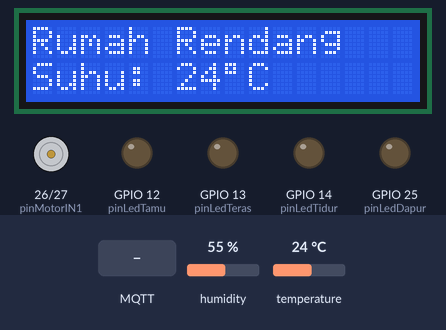
A sketch run on a simulated ESP32. Shown: 16×2 character LCD, motor-driver pin pairs drawn as motors (green arrow = first pin HIGH = forward, orange = second pin HIGH = backward, longer = more drive), output pins drawn as LEDs (lit = HIGH). The test bench sets the inputs (shaded band); at power-on: temperature 24 °C, humidity 55 %. WiFi joins after 1.5 s; servers stay silent unless stated; random numbers use the default seed unless the sketch sets one; no MQTT or app messages arrive unless stated; what the sketch prints to the serial monitor is not drawn.

Above: at 6.8 s.
6.9 s: MQTT message "BUKA" arrives on the second subscribed topic
At 9.1 s:
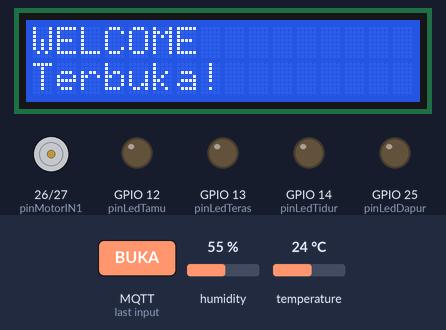
13.4 s: MQTT message "TUTUP" arrives on the second subscribed topic
At 15.4 s:
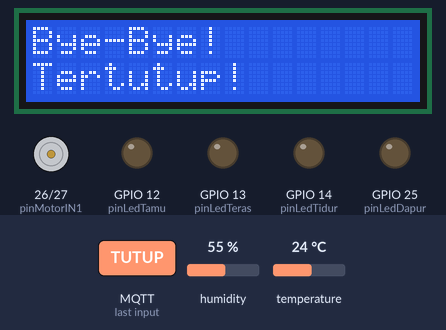
19.9 s: temperature set to 12 °C
At 22.2 s:
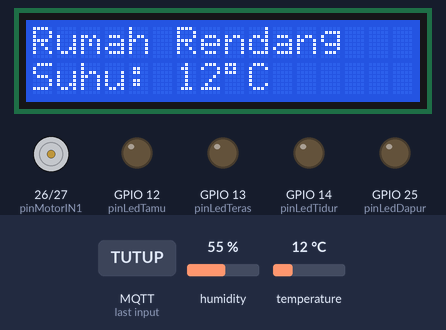
22.9 s: temperature set to 19 °C
At 24.8 s:
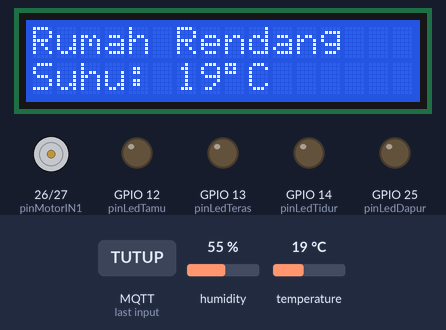
25.9 s: MQTT message "proyekiot/lampu/tamu" arrives on the second subscribed topic
At 26.5 s:
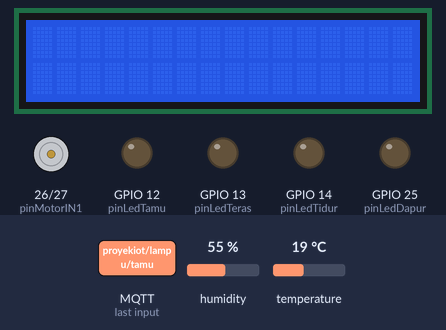
27.4 s: temperature set to 28 °C
At 32.0 s:
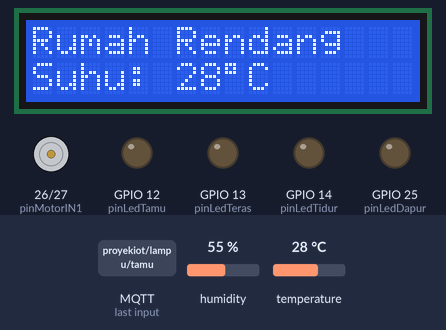
Timing chart, 0 to 33.4 s (numbered marks = the images above; inputs shaded):
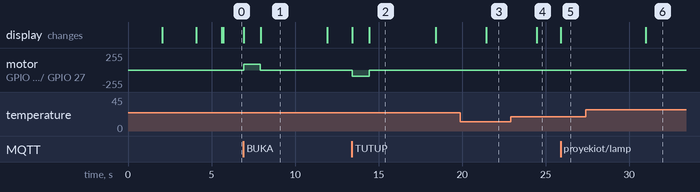

The sketch:

coding_rendang.ino
```cpp
#include <WiFi.h>
#include <PubSubClient.h>
#include <Wire.h>
#include <LiquidCrystal_I2C.h>
#include "DHT.h"
#include "soc/soc.h"
#include "soc/rtc_cntl_reg.h"

// --- KONFIGURASI WIFI & MQTT ---
const char* ssid = "Rendang";
const char* password = "Sawit227"; // Pastikan Password Benar
const char* mqtt_server = "broker.emqx.io";
const int mqtt_port = 1883;

// --- PIN DEFINITION ---
const int pinLedTeras = 13;
const int pinLedTamu = 12;
const int pinLedTidur = 14;
const int pinLedDapur = 25;

const int pinMotorIN1 = 26;
const int pinMotorIN2 = 27;

#define PIN_DHT 4
#define DHTTYPE DHT22

// --- SETTING KECEPATAN MOTOR ---
// REKOMENDASI: Jangan di bawah 90.
// Kalau 70 terlalu lemah, motor akan "Ngeden" (Stall) dan bikin ESP32 restart.
int motorSpeed = 90;

// OBJEK
WiFiClient espClient;
PubSubClient client(espClient);
LiquidCrystal_I2C lcd(0x27, 16, 2);
DHT dht(PIN_DHT, DHTTYPE);

// VARIABEL LOGIKA
unsigned long lastTempUpdate = 0;
unsigned long lastReconnectAttempt = 0;
unsigned long gateTimer = 0;
bool isIdle = true;
float suhu = 0;
String statusPagar = "TUTUP";

void setup() {
  // Matikan deteksi Brownout (Biar gak restart pas tegangan turun dikit)
  WRITE_PERI_REG(RTC_CNTL_BROWN_OUT_REG, 0);

  // Kasih waktu booting hardware
  delay(2000);
  Serial.begin(115200);

  // --- SETUP MOTOR ---
  ledcAttach(pinMotorIN1, 5000, 8);
  ledcAttach(pinMotorIN2, 5000, 8);
  ledcWrite(pinMotorIN1, 0);
  ledcWrite(pinMotorIN2, 0);

  // --- SETUP LAMPU ---
  ledcAttach(pinLedTeras, 5000, 8);
  ledcAttach(pinLedTamu, 5000, 8);
  ledcAttach(pinLedTidur, 5000, 8);
  ledcAttach(pinLedDapur, 5000, 8);
  // Matikan semua lampu dulu
  ledcWrite(pinLedTeras, 0);
  ledcWrite(pinLedTamu, 0);
  ledcWrite(pinLedTidur, 0);
  ledcWrite(pinLedDapur, 0);

  // --- SETUP HARDWARE ---
  // Konfigurasi I2C Manual biar Stabil (SDA=21, SCL=22)
  Wire.begin(21, 22);
  Wire.setClock(100000); // Turunkan speed I2C ke 100kHz (Standard) biar gak error

  dht.begin();
  lcd.init();
  lcd.backlight();

  // --- SETUP WIFI & MQTT ---
  setupWifi(); // Di sini titik krusialnya

  // Trik Anti-Crash: Delay sebentar setelah WiFi konek
  // Biar tegangan stabil dulu sebelum LCD mulai kerja berat
  delay(500);

  client.setServer(mqtt_server, mqtt_port);
  client.setCallback(callback);

  // Intro
  lcd.clear();
  lcd.setCursor(0,0); lcd.print("SYSTEM READY!");
  delay(1500);
  tampilIdle();
}

void loop() {
  // 1. CEK WIFI
  if (WiFi.status() != WL_CONNECTED) {
     setupWifi();
     return;
  }

  // 2. CEK MQTT
  if (!client.connected()) {
    unsigned long now = millis();
    if (now - lastReconnectAttempt > 5000) {
      lastReconnectAttempt = now;
      if (reconnect()) lastReconnectAttempt = 0;
    }
  } else {
    client.loop();
  }

  unsigned long now = millis();

  // 3. TAMPILAN STANDBY (Setelah 5 detik)
  if (!isIdle && (now - gateTimer > 5000)) {
    isIdle = true;
    lcd.clear();
    tampilIdle();
  }

  // 4. UPDATE SUHU
  if (isIdle && (now - lastTempUpdate > 3000)) {
    lastTempUpdate = now;
    float t = dht.readTemperature();
    if (!isnan(t)) {
      suhu = t;
      char tempString[8];
      dtostrf(suhu, 1, 1, tempString);
      if(client.connected()) client.publish("proyekiot/sensor/suhu", tempString);
      tampilIdle();
    }
  }

  // Trik Anti-WDT: Beri nafas sedikit untuk CPU
  delay(10);
}

// TAMPILAN UTAMA
void tampilIdle() {
  lcd.setCursor(0, 0);
  lcd.print("Rumah Rendang   ");

  lcd.setCursor(0, 1);
  lcd.print("Suhu: ");
  lcd.print((int)suhu);
  lcd.write(0xDF);
  lcd.print("C       ");
}

void callback(char* topic, byte* payload, unsigned int length) {
  String message;
  for (int i = 0; i < length; i++) message += (char)payload[i];

  Serial.print("Msg: "); Serial.println(message);

  int nilaiPWM = message.toInt();

  // LOGIKA LAMPU
  if (String(topic) == "proyekiot/lampu/teras") ledcWrite(pinLedTeras, nilaiPWM);
  else if (String(topic) == "proyekiot/lampu/tamu") ledcWrite(pinLedTamu, nilaiPWM);
  else if (String(topic) == "proyekiot/lampu/tidur") ledcWrite(pinLedTidur, nilaiPWM);
  else if (String(topic) == "proyekiot/lampu/dapur") ledcWrite(pinLedDapur, nilaiPWM);

  // LOGIKA GERBANG
  if (String(topic) == "proyekiot/gerbang") {
    isIdle = false;
    gateTimer = millis();
    lcd.clear();

    if (message == "BUKA") {
      lcd.setCursor(0, 0); lcd.print("WELCOME");
      lcd.setCursor(0, 1); lcd.print("Membuka...");

      // START SOFT
      ledcWrite(pinMotorIN1, motorSpeed);
      ledcWrite(pinMotorIN2, 0);

      delay(1000); // Durasi buka

      // STOP
      ledcWrite(pinMotorIN1, 0);
      ledcWrite(pinMotorIN2, 0);

      lcd.setCursor(0, 1); lcd.print("Terbuka!      ");
      statusPagar = "BUKA";
    }
    else if (message == "TUTUP") {
      lcd.setCursor(0, 0); lcd.print("Bye-Bye!");
      lcd.setCursor(0, 1); lcd.print("Menutup...");

      // START SOFT
      ledcWrite(pinMotorIN1, 0);
      ledcWrite(pinMotorIN2, motorSpeed);

      delay(1000); // Durasi tutup

      // STOP
      ledcWrite(pinMotorIN1, 0);
      ledcWrite(pinMotorIN2, 0);

      lcd.setCursor(0, 1); lcd.print("Tertutup!     ");
      statusPagar = "TUTUP";
    }
  }
}

// SETUP WIFI (Dengan Retry)
void setupWifi() {
  delay(10);
  Serial.print("Konek WiFi: "); Serial.println(ssid);
  WiFi.begin(ssid, password);

  int retry = 0;
  while (WiFi.status() != WL_CONNECTED) {
    delay(500);
    Serial.print(".");
    retry++;
    // Kalau 20 detik gak konek, coba restart modul wifi
    if(retry > 40) {
        Serial.println("\nWiFi Timeout. Restarting...");
        ESP.restart();
    }
  }
  Serial.println("\nConnected!");
}

boolean reconnect() {
  String clientId = "ESP32-KSL-" + String(random(0xffff), HEX);
  if (client.connect(clientId.c_str())) {
    client.subscribe("proyekiot/lampu/#");
    client.subscribe("proyekiot/gerbang");
    return true;
  }
  return false;
}
```

Measured:
- after the input at 6.9 s, motor on GPIO 26 (pinMotorIN1) / GPIO 27 (pinMotorIN2): stopped → forward 90/255 at once, → stopped 1.0 s later; the display: first changes at once (image 1 shows a later state)
- after the input at 13.4 s, motor on GPIO 26 (pinMotorIN1) / GPIO 27 (pinMotorIN2): stopped → backward 90/255 at once, → stopped 1.0 s later; the display: first changes at once (image 2 shows a later state)
- after the input at 19.9 s, the display: changes after 1.5 s (image 3)
- after the input at 22.9 s, the display: changes after 1.6 s (image 4)
- after the input at 25.9 s, the display: changes at once (image 5)
- what the display in image 1 shows lasts 4.0 s, from 7.9 s to 11.9 s
